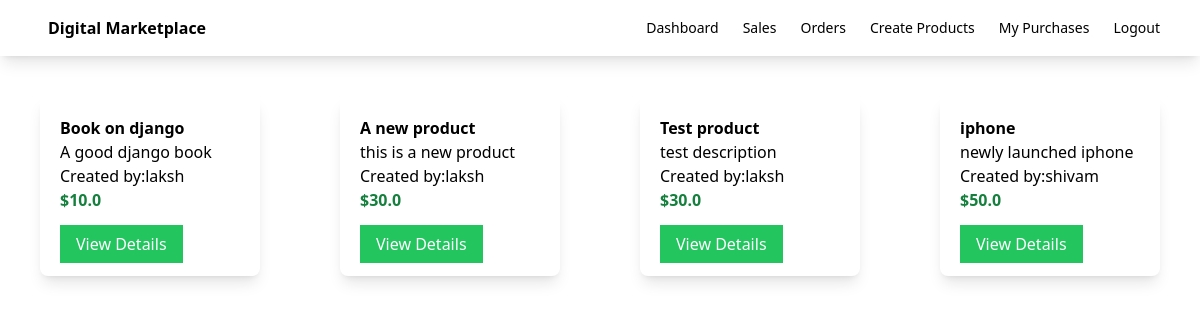
The page / on the database its author committed.
### myapp/models.py (models this page shows, shortened)
class Product(models.Model):
    seller = models.ForeignKey(User, on_delete=models.CASCADE)
    name = models.CharField(max_length=100)
    description = models.CharField(max_length=100)
    price = models.FloatField()
    file = models.FileField(upload_to='uploads')
    total_sales_amount = models.IntegerField(default=0)
    total_sales = models.IntegerField(default=0)

### myapp/views.py (the view)
# urls.py: path('', views.index , name='index'),
def index(request):
    products=Product.objects.all()
    return render(request,'myapp/index.html',{'products':products})

### myapp/templates/myapp/index.html (shortened to what this page needs)
{% extends 'myapp/base.html' %}
{% block body %}
<div class="product-container flex">
{% for product in products  %}
    <div class="product shadow-lg w-1/4 rounded-lg m-10">
       <div class="p-5">
           <div class="font-bold">
               {{product.name}}
           </div>
           <div>
               {{product.description}}
           </div>
           <div>
               Created by:{{product.seller}}
        </div>
           <div class="text-green-700 font-bold">
               ${{product.price}}
           </div>
           <div class="mt-5">
               <a class="bg-green-500 text-white px-4 py-2" href="{% url 'detail' product.id  %}">View Details</a>
           </div>
       </div>
    </div>
{% endfor %}
</div>
{% endblock  %}

### rows shown on the page
Product: name "Book on django", description "A good django book", seller "laksh", price "10.0"
Product: name "A new product", description "this is a new product", seller "laksh", price "30.0"
Product: name "Test product", description "test description", seller "laksh", price "30.0"
Product: name "iphone", description "newly launched iphone", seller "shivam", price "50.0"
